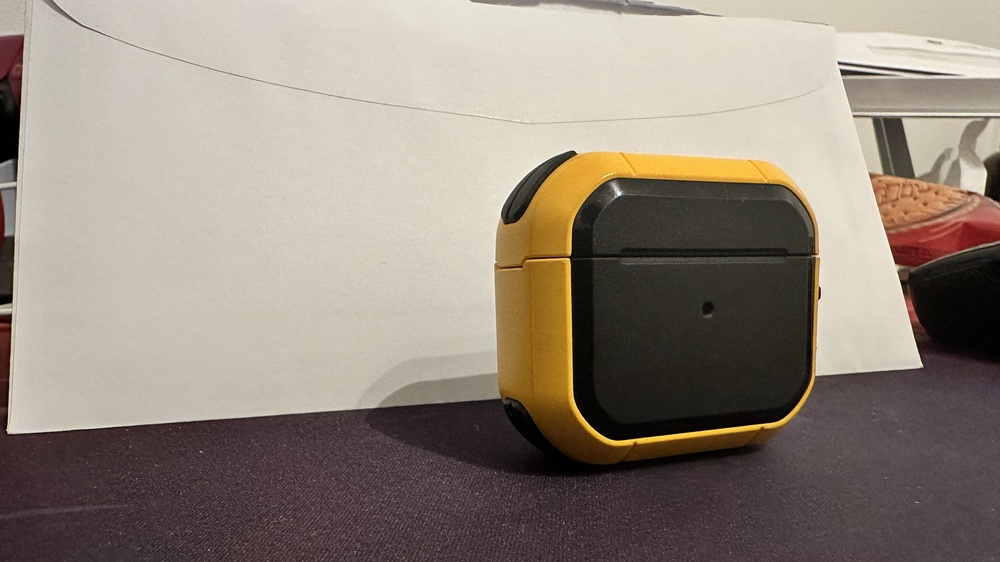
#> input picture lab8/images/right.JPG, 1000 x 562 px, shrunk from 4032 x 2268 before the run, found by its file name
$ python task1.py   (older library calls are emulated)
#> lines starting #> are read from the running program, lines starting #| are printed output that depends on the picture
import cv2
import numpy as np
import matplotlib.pyplot as plt


def stereo_reconstruction(left_img_path, right_img_path):
#> called with left_img_path = 'images/right.jpg', right_img_path = 'images/left.jpg'
    print("--- Запуск 3D реконструкції зі стереопари ---")

    # 1. Завантаження зображень (у відтінках сірого для алгоритму)
    imgL = cv2.imread(left_img_path, cv2.IMREAD_GRAYSCALE)
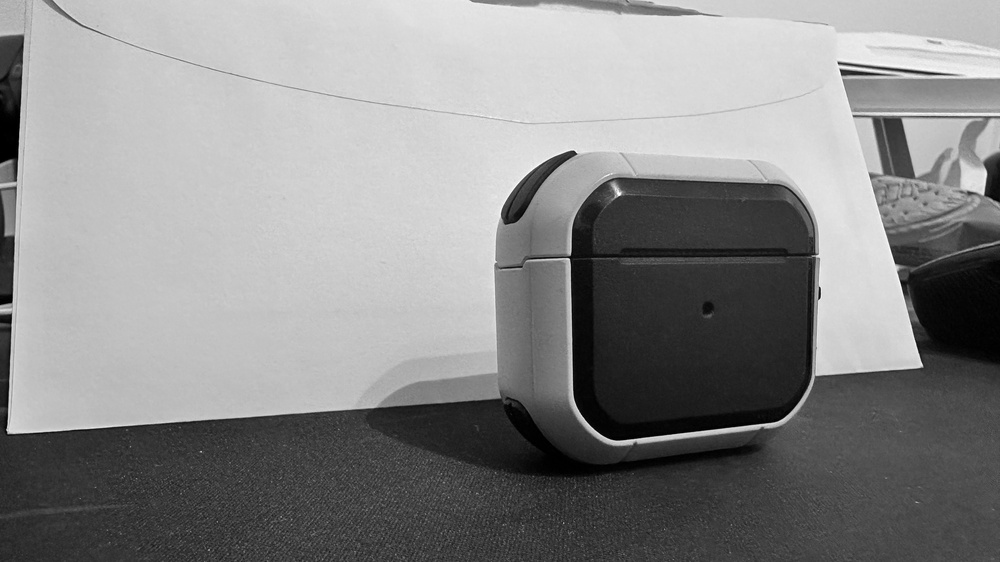
#> imgL: shape (562, 1000); min 0, max 255, mean 137.3
    imgR = cv2.imread(right_img_path, cv2.IMREAD_GRAYSCALE)
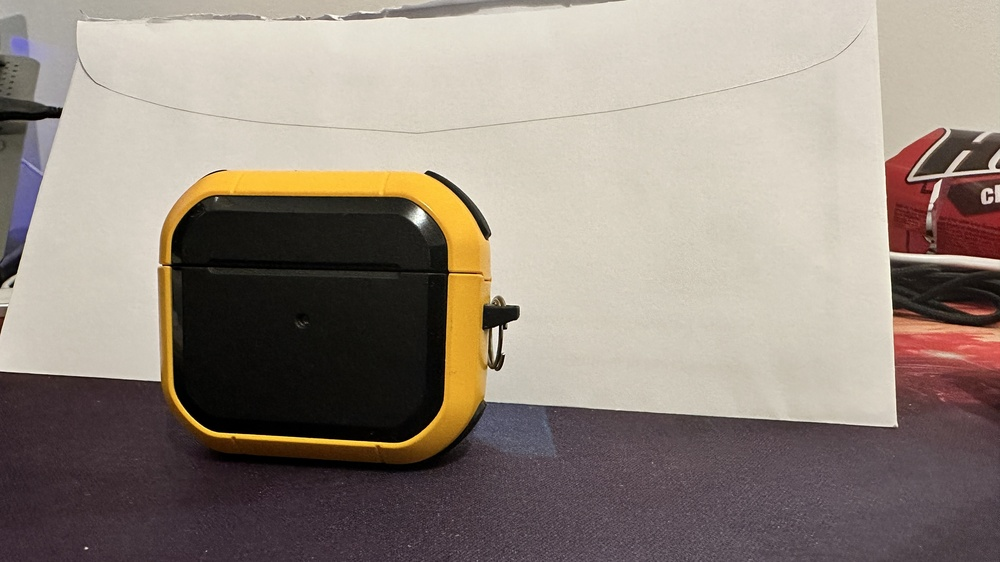
#> input picture lab8/images/left.JPG, 1000 x 562 px, shrunk from 4032 x 2268 before the run, found by its file name
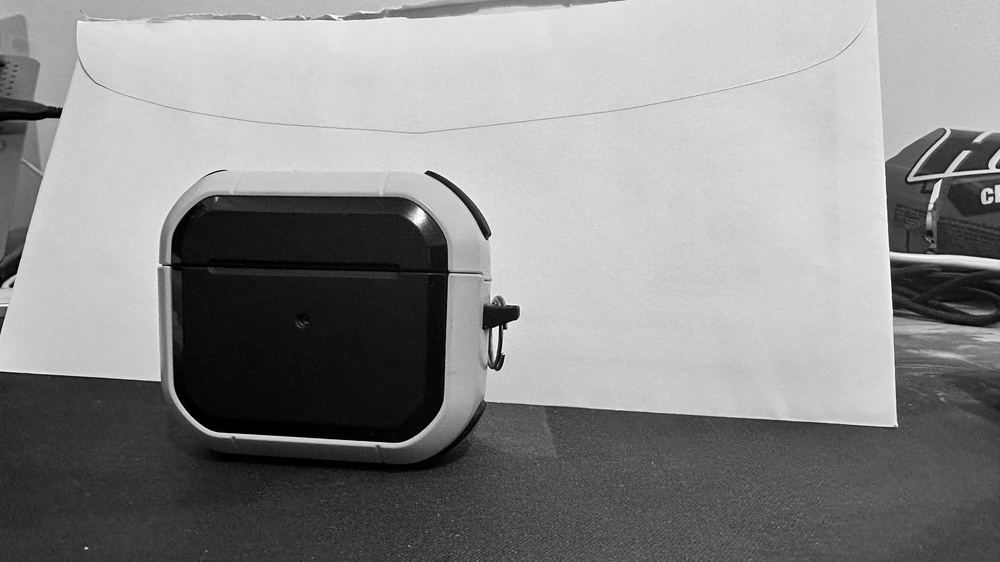
#> imgR: shape (562, 1000); min 0, max 255, mean 137.9

    if imgL is None or imgR is None:
        print("Помилка: Неможливо завантажити зображення. Перевірте шляхи.")
        return

    # 2. Налаштування алгоритму StereoSGBM (Semi-Global Block Matching)
    # Ці параметри залежать від вашої бази камер та роздільної здатності
    window_size = 5
    min_disp = 0
    num_disp = 16 * 5  # Має бути кратно 16

    stereo = cv2.StereoSGBM_create(
        minDisparity=min_disp,
        numDisparities=num_disp,
        blockSize=window_size,
        P1=8 * 3 * window_size ** 2,
        P2=32 * 3 * window_size ** 2,
        disp12MaxDiff=1,
        uniquenessRatio=10,
        speckleWindowSize=100,
        speckleRange=32
    )

    # 3. Обчислення карти зміщення (Disparity Map)
    print("Обчислення карти зміщення...")
    disparity = stereo.compute(imgL, imgR).astype(np.float32) / 16.0
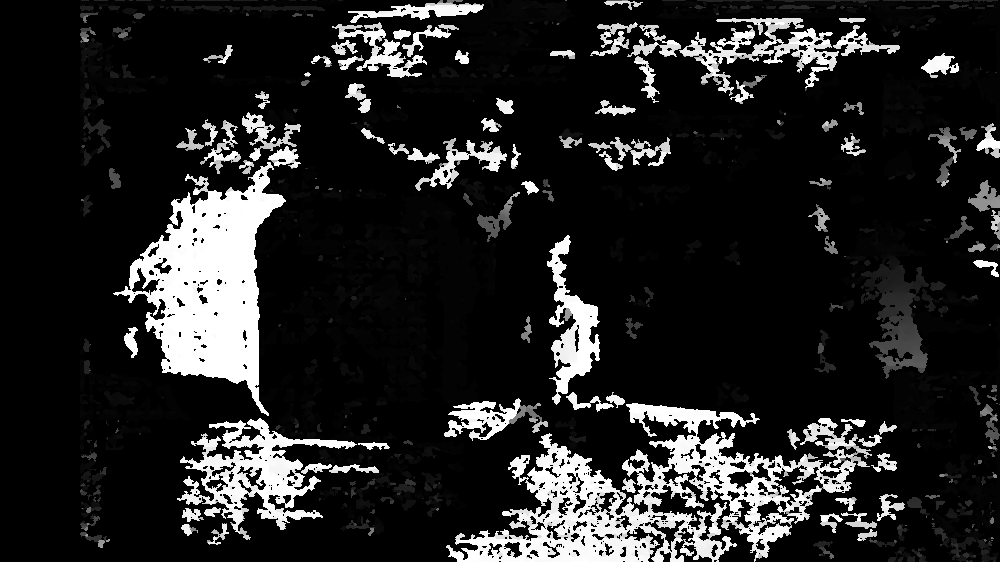
#> disparity: shape (562, 1000) float32; min -1, max 79, mean 10.4; drawn with min black and max white

    # 4. Тривимірна реконструкція (Reprojection)
    print("Генерація 3D хмари точок...")
    h, w = imgL.shape
#> h = 562; w = 1000
    # Матриця Q - матриця перспективного перетворення (зазвичай отримується після калібрування)
    # Тут ми використовуємо синтетичну матрицю для демонстрації
    focal_length = 0.8 * w  # Приблизна фокусна відстань
#> focal_length = 800
    Q = np.float32([
        [1, 0, 0, -0.5 * w],
        [0, -1, 0, 0.5 * h],  # -1 для правильної орієнтації Y
        [0, 0, 0, -focal_length],
        [0, 0, 1, 0]
    ])

    # Конвертація 2D + Disparity -> 3D координати
    points_3D = cv2.reprojectImageTo3D(disparity, Q)
#> points_3D: shape (562, 1000, 3) float32; 6.95% of the values are NaN or infinite; the others: min -1422.2, max 885.3, mean 196.4

    # 5. Візуалізація результатів
    plt.figure(figsize=(12, 6))

    plt.subplot(1, 3, 1)
    plt.imshow(imgL, cmap='gray')
    plt.title('Лівий канал')
    plt.axis('off')

    plt.subplot(1, 3, 2)
    plt.imshow(imgR, cmap='gray')
    plt.title('Правий канал')
    plt.axis('off')

    plt.subplot(1, 3, 3)
    # Нормалізація для відображення
    disp_vis = cv2.normalize(disparity, None, alpha=0, beta=255, norm_type=cv2.NORM_MINMAX, dtype=cv2.CV_8U)
    plt.imshow(disp_vis, cmap='plasma')
    plt.title('Карта глибини (Disparity)')
    plt.axis('off')

    plt.tight_layout()
    plt.show()

    # Опціонально: збереження хмари точок у форматі .ply для перегляду в MeshLab або Blender
    # save_point_cloud(points_3D, imgL)


if __name__ == "__main__":
    # Сфотографуйте об'єкт, зсуньте камеру на 5-10 см вправо і зробіть ще одне фото
    stereo_reconstruction('images/right.jpg', 'images/left.jpg')
